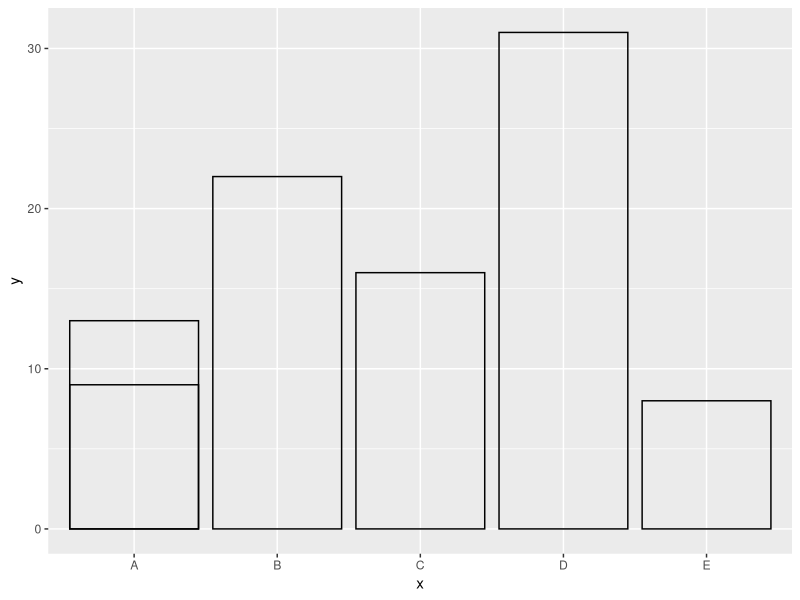

Here is the R script that generated this plot: (Note: this script raises an error after producing the figure.)
######
#新建一个数据框
library(ggplot2)
x <- c('A','B','C','D','E','A') 
y <- c(13,22,16,31,8,9)
labs<-c("A\nB","A\nB","A\nB","A\nB","A\nB","A\nB")
df <- data.frame(x= x, y = y,labs=labs)

p=ggplot(data = df, mapping = aes(x = x)) + geom_bar()    #映射只有x=x时，默认的stat="count"，y=..count..
p=ggplot(data = df, mapping = aes(x = x,y=..count..)) + geom_bar(stat = "count")
p=ggplot(data = df, mapping = aes(x = x,y=..density..)) + geom_bar(stat = "count")#报错？？？



p=ggplot(data = df, mapping = aes(x = x, y = y)) + geom_bar(stat= 'identity')
p=ggplot(data = df, mapping = aes(x = x, y = y)) + geom_bar(stat= 'identity',fill="transparent",color="black")
p=ggplot(data = df, mapping = aes(x = x, y = y)) + geom_bar(stat= 'identity',fill="transparent",color="black",position = "dodge")



df<-barplottest
df$x<-as.numeric(df$x)
#write.csv(df,file="barplottest1.csv")
p=p+scale_x_continuous(breaks=1:5,labels = labs)
labs<-c("0\n开始","A","1","B","2","C","3","D","4","E","5")
p=p+scale_x_continuous(limits=c(0,5),breaks=seq(0,5,0.5)+0.2,labels = c(paste("0\n开始"),"A","1","B","2","C","3","D","4","E","5"))
p=p+scale_x_continuous(limits=c(0,5),breaks=seq(0,5,0.5)+0.2,labels = c(paste(bold("0")),"A","1","B","2","C","3","D","4","E","5"))
p=p+scale_x_continuous(limits=c(0,5),breaks=seq(0,5,0.5)+0.2,labels = labs)

p=p+coord_flip()


######

set.seed(1234) 
x <- sample(c('A','B','C','D'), size = 1000, replace= TRUE, prob = c(0.2,0.3,0.3,0.2)) 
y <- rnorm(1000)*1000 
df = data.frame(x= x, y = y) 
ggplot(data = df, mapping = aes(x = x)) + geom_bar(stat = 'count')


######

set.seed(1234) 
x <- sample(c(1,2,4,6,7), size = 1000, replace = TRUE,prob = c(0.1,0.2,0.2,0.3,0.2)) 

ggplot(data = data.frame(x = x), mapping= aes(x = x, y = ..count..)) + geom_bar(stat = 'count')

#####    因子化之后
ggplot(data = data.frame(x = x), mapping = aes(x = factor(x), y = ..count..))+ geom_bar(stat = 'count')


#########

ggplot(data = data.frame(x = x), mapping = aes(x = factor(x), y = ..count..))+ geom_bar(stat = 'count', fill = 'steelblue', colour = 'darkred')



#########   绘制簇条形图
x <- rep(1:5, each = 3)   #each 单个重复3次
y <- rep(c('A','B','C'),times = 5)  #times 整体重复5次
set.seed(1234)    #用1234这个种子来记录后边的随机数
z <- round(runif(min = 10, max = 20, n = 15)) #round取整数，runif
df <- data.frame(x= x, y = y, z = z)
#
ggplot(data = df, mapping = aes(x = factor(x), y = z,fill = y)) + geom_bar(stat = 'identity', position = 'dodge')
#默认堆叠式(stack)
ggplot(data = df, mapping = aes(x = factor(x), y = z, fill = y)) + geom_bar(stat= 'identity')
ggplot(data = df, mapping = aes(x = factor(x), y = z, fill = y)) + geom_bar(stat= 'identity', position = 'stack')
#
ggplot(data = df, mapping = aes(x = factor(x), y = z, fill = y)) + geom_bar(stat= 'identity', position = 'stack') + guides(fill = guide_legend(reverse= TRUE))
#百分比堆叠式
ggplot(data = df, mapping = aes(x = factor(x), y = z, fill = y)) + geom_bar(stat= 'identity', position = 'fill')

#配色
ggplot(data = df, mapping = aes(x = factor(x), y = z, fill = y)) + geom_bar(stat= 'identity', position = 'dodge') + scale_fill_brewer(palette = 'Accent')
#自定义配色
col <- c('darkred','skyblue','purple')
ggplot(data = df, mapping =aes(x = factor(x), y = z, fill = y)) + geom_bar(stat = 'identity', colour= 'black', position = 'dodge') + scale_fill_manual(values = col, limits= c('B','C','A')) + xlab('x')

#######
a <- ggplot(mpg, aes(x=hwy))
a + stat_bin(aes(fill=..count.., color=-1*..ndensity..), binwidth = 1)

####
x <- c('A','B','C','D','E','F','G')
y <-c('xx','yy','yy','xx','xx','xx','yy')
z <- c(10,33,12,9,16,23,11) 
df<- data.frame(x = x, y = y, z = z)
ggplot(data = df, mapping = aes(x= x, y = z, fill = y)) + geom_bar(stat = 'identity')

#####
ggplot(data = df, mapping = aes(x = reorder(x, z), y = z, fill = y)) +geom_bar(stat = 'identity') + xlab('x')

#------------------------------------------------------------------------------------------------------------------
#####
set.seed(12)
x <- 1980 + 1:35
y <- round(100*rnorm(35))#rnorm生成符合正态分布的随机数
df <- data.frame(x = x,y = y)
# 判断y是否为正值
df <- transform(df,judge = ifelse(y>0,"YES","NO")) #构建第新的一列，判定y的正负

# 去除图例用theme()主题函数
p=ggplot(df,aes(x = x,y = y,fill = judge))+geom_bar(stat = "identity")
p=p+theme(legend.position= "")   #去掉图例
p=p+xlab("Year")
p=p+scale_fill_manual(values = c("darkred","blue"))

# 去除图例用guide=FALSE
p=ggplot(data = df, mapping = aes(x = x, y = y, fill = judge))+ geom_bar(stat = 'identity', position = 'identity')
p=p+xlab('Year') 
p=p+scale_fill_manual(values = c('blue','red'), guide = FALSE)   #也可以通过guide=FALSE去除图例
p
#------------------------------------------------------------------------------------------------------------------

#------------------------------------------------------------------------------------------------------------------
#组间距离
x <- c("A","B","C","D","E")
y <- c(10,20,15,22,18)
df <- data.frame(x = x,y = y)
# 不作任何条形宽度的调整(默认为0.9)
p=ggplot(df,aes(x = x,y = y))
p=p+geom_bar(stat = "identity",fill = "steelblue",colour = "black") 
# 调整条形宽度为1
ggplot(df,aes(x = x,y = y))+geom_bar(stat = "identity",fill = "steelblue",colour = "black",width = 1)

















#----------------------------------------------------------------------------------------------
#组内距离
x <- rep(1:5,each = 3)
y <- rep(c("A","B","C"),times = 5)
set.seed(12)
z <- round(runif(min = 10,max = 20,n = 15))
df <- data.frame(x = x,y = y,z = z)


# 不做任何条形宽度和条形距离的调整
#条形宽度默认为0.9，组间距离默认为0.1，组内距离默认为0
ggplot(data = df, mapping = aes(x = factor(x), y = z, fill = y))+geom_bar(stat = "identity",position = "dodge",width=1)
# 这个设置就是条形宽度为0.5，dodge宽度为0.7，由于有一个坐标轴对对应3条柱子，所有组内距离为0.1
ggplot(data = df, mapping = aes(x = factor(x), y = z, fill = y))+geom_bar(stat= 'identity', width = 0.5, position = position_dodge(0.7))


#精确测定组内和组间距离
p=ggplot(data = df, mapping = aes(x = x, y = z, fill = y))+geom_bar(stat= 'identity', width = 0.3, position = position_dodge(1.35))
p=p+scale_x_continuous(breaks=seq(0,5.5,0.1))
p=p+theme(axis.text.x=element_text(angle=45,colour="black",size=8,hjust=1))
p
#------------------------------------------------------------------------------------------------
#添加数据标签

p=ggplot(df,aes(x = interaction(x,y),y = z,fill = y))+geom_bar(stat = "identity") #interaction合并x和y列作为一因子，并用.间隔
p=p+geom_text(aes(label = z))   #aes映射标签，默认字体4号？，颜色为黑色，位置为0.5(在bar边界的中间)


p=ggplot(data = df, mapping = aes(x = interaction(x,y), y = z, fill = y))+ geom_bar(stat = 'identity')  
p=p+ylim(0,max(z)+1) 
p=p+geom_text(mapping =aes(label = z), size = 4, colour = 'orange', vjust = -0.5)#调整标签的大小，颜色，位置(正数往下走，负数往上走)

#vjust调整标签位置，1为分界线，越大于1，标签越在条形图上界下方，反之则越在条形图上上界上方
# vjust 调整标签竖直位置,越大,标签越在条形图的上界下方；0.5时，则在中间。
# hjust 调整标签水平位置，越大,标签越在条形图的上界左边；0.5时，则在中间。


 #bar的默认位置是identity,text的默认位置也是identity,如果bar位置变成了其他的形式，text的位置也要变成对应的

###dodge
ggplot(data = df, mapping = aes(x = x, y = z, fill = y)) + geom_bar(stat= 'identity', position = 'dodge') + 
  geom_text(mapping = aes(label = z),size = 5, colour = 'black', vjust = 1, hjust = 0.5, position = position_dodge(0.9))

#stack
ggplot(data = df, mapping = aes(x = x, y = z, fill = y)) + geom_bar(stat= 'identity', position = 'stack') + 
  geom_text(mapping = aes(label = z),size = 5, colour = 'black', vjust = 3.5, hjust = .5, position = position_stack())




 #-----------------------------------------------------------------------------------------------------------------------------
#补充:统计变换 
#若x轴变量为连续的，则用sta = bin； 
#若离散型的,可用stat = “count”或stat = “identity”





#--------------------------------------------------------------------------------------------------------------------
  
  
  
  
  

